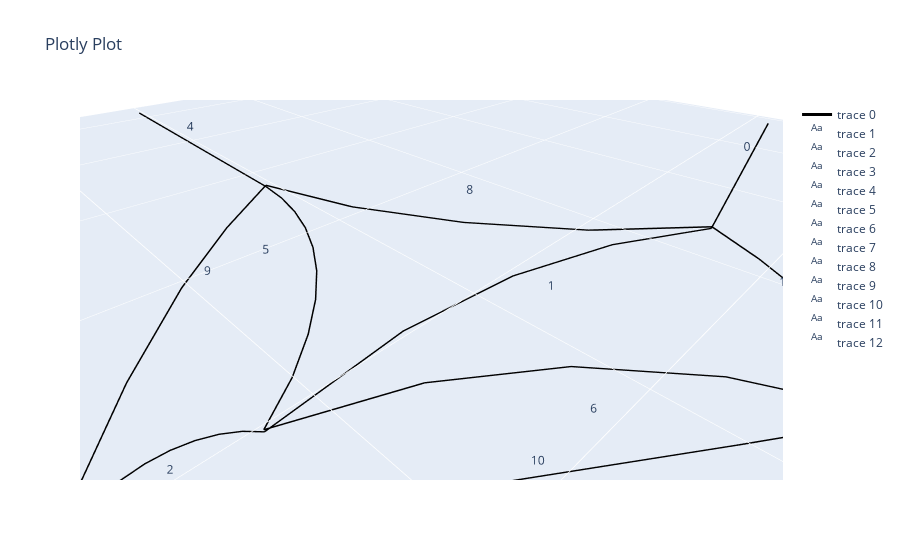

Notebook code for this chart:
### Markdown cell above
### Step 4: Account for intersections. 
Curved paths and intersections are automatically set up in the backend

### Code cell
printing_params = load_params(r'DATA/NT_Eel_0.2mm_og.json')
# When no interpolation function is provided, linear interpolation is used. No other interpolation function is implemented (yet?).
# net.jump_at_intersection(intersection_width = 2, intersection_height = 2, interpolation_function=None) # These settings are just for visibility, this would be way to much
# These setting are more appropriate for printing
net.jump_at_intersection(intersection_width = printing_params['d_nozzle']*1.5, intersection_height = printing_params['layer_height'], interpolation_function=None) 
net.net_plot(color=True, plot_type='arcs', elables=True)

### Figure 1 — Plotly figure (JSON) as saved in the notebook; plotly's stock layout.template omitted (floating-point values rounded to 4 significant figures)
{"data": [{"line": {"color": "black", "width": 3}, "mode": "lines", "type": "scatter3d", "x": [-76.34, -63.94, -51.55, -39.15, -26.76, null, -26.76, -15.97, -4.274, 7.905, 20.11, null, 20.11, 21.04, 22.12, 23.34, 24.63, 25.97, 27.3, 28.59, 29.78, 30.84, null, 30.84, 43.51, 56.19, 68.86, 81.53, null, 0.5811, 0.7569, 0.9326, 1.108, 1.284, null, 1.284, 1.701, 2.574, 3.894, 5.646, 7.813, 10.37, 13.3, 16.55, 20.11, null, 20.11, 10.51, 2.151, -4.468, -8.955, null, -8.955, -7.302, -5.648, -3.995, -2.342, null, -26.76, -17.08, -9.043, -2.864, 1.284, null, 1.284, 9.867, 17.7, 24.71, 30.84, null, 30.84, 20.89, 10.94, 0.9933, -8.955, null, -8.955, -14.38, -19.23, -23.39, -26.76, null], "y": [2.818, 4.576, 6.334, 8.092, 9.85, null, 9.85, 4.041, 0.4037, -0.9281, 0.09505, null, 0.09505, -0.879, -1.667, -2.243, -2.586, -2.686, -2.539, -2.149, -1.531, -0.7043, null, -0.7043, -0.5939, -0.4835, -0.3731, -0.2628, null, -84.07, -71.61, -59.15, -46.69, -34.23, null, -34.23, -29.74, -25.32, -21.01, -16.86, -12.91, -9.206, -5.778, -2.667, 0.09505, null, 0.09505, 4.072, 10.25, 18.26, 27.64, null, 27.64, 40.17, 52.69, 65.22, 77.74, null, 9.85, 0.7434, -9.838, -21.6, -34.23, null, -34.23, -26.97, -18.91, -10.13, -0.7043, null, -0.7043, 6.382, 13.47, 20.55, 27.64, null, 27.64, 24.28, 20.12, 15.27, 9.85, null], "z": [0, 0, 0, 0, 0, null, 0, 0, 0, 0, 0, null, 0, 0, 0, 0, 0, 0, 0, 0, 0, 0, null, 0, 0, 0, 0, 0, null, 0, 0, 0, 0, 0, null, 0, 0, 0, 0, 0, 0, 0, 0, 0, 0.2, null, 0.2, 0, 0, 0, 0, null, 0, 0, 0, 0, 0, null, 0.2, 0, 0, 0, 0.2, null, 0.2, 0, 0, 0, 0.2, null, 0.2, 0, 0, 0, 0.2, null, 0.2, 0, 0, 0, 0.2, null]}, {"mode": "text", "text": ["0"], "type": "scatter3d", "x": [-51.55], "y": [6.334], "z": [0]}, {"mode": "text", "text": ["1"], "type": "scatter3d", "x": [-3.323], "y": [4.973], "z": [0]}, {"mode": "text", "text": ["2"], "type": "scatter3d", "x": [25.48], "y": [-0.3046], "z": [0]}, {"mode": "text", "text": ["3"], "type": "scatter3d", "x": [56.19], "y": [-0.4835], "z": [0]}, {"mode": "text", "text": ["4"], "type": "scatter3d", "x": [0.9327], "y": [-59.15], "z": [0]}, {"mode": "text", "text": ["5"], "type": "scatter3d", "x": [10.7], "y": [-17.07], "z": [0]}, {"mode": "text", "text": ["6"], "type": "scatter3d", "x": [5.579], "y": [13.87], "z": [0]}, {"mode": "text", "text": ["7"], "type": "scatter3d", "x": [-5.648], "y": [52.69], "z": [0]}, {"mode": "text", "text": ["8"], "type": "scatter3d", "x": [-12.74], "y": [-12.19], "z": [0]}, {"mode": "text", "text": ["9"], "type": "scatter3d", "x": [16.06], "y": [-17.47], "z": [0]}, {"mode": "text", "text": ["10"], "type": "scatter3d", "x": [10.94], "y": [13.47], "z": [0]}, {"mode": "text", "text": ["11"], "type": "scatter3d", "x": [-17.86], "y": [18.75], "z": [0]}], "layout": {"scene": {"aspectmode": "data"}, "title": {"text": "Plotly Plot"}}}
